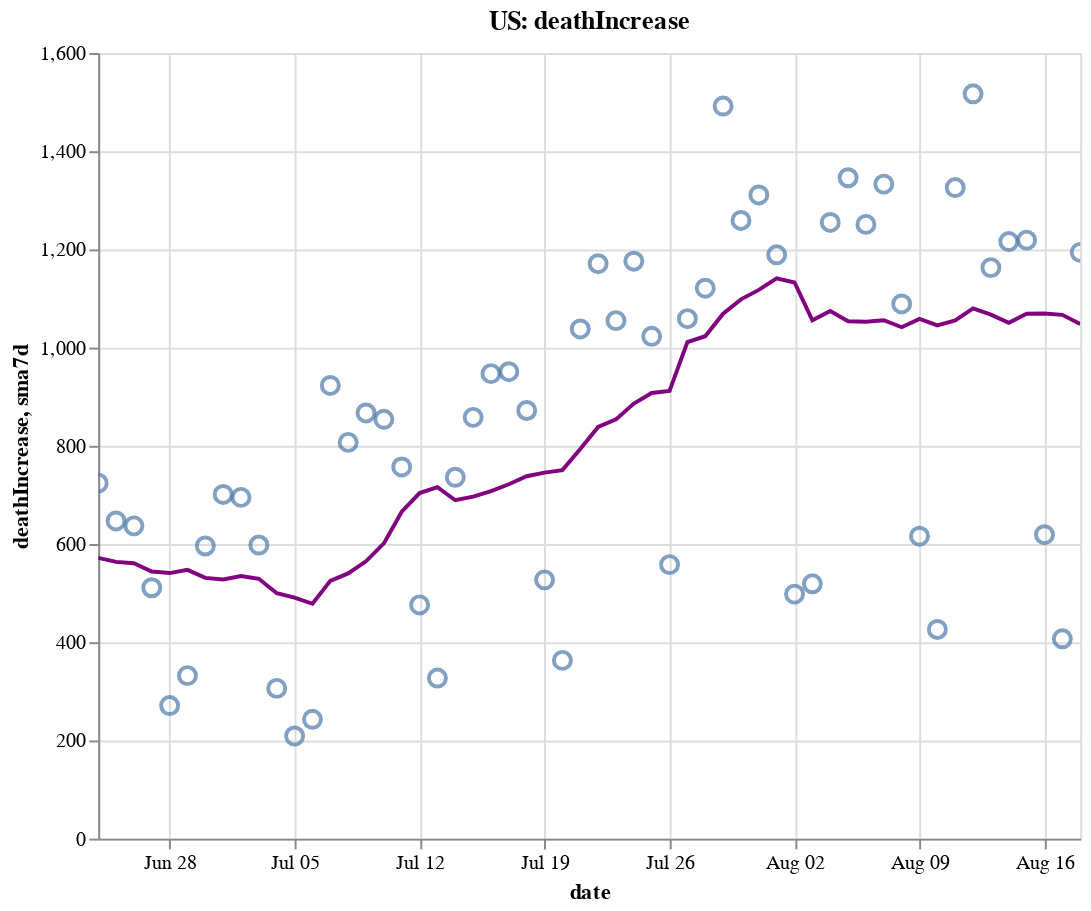

The cell this chart's notebook holds for it:
### Code cell
create_plot(us, 'deathIncrease')

### Figure 1 — Vega-Lite specification as saved in the notebook (floating-point values rounded to 4 significant figures)
{"config": {"view": {"continuousWidth": 400, "continuousHeight": 300}}, "layer": [{"layer": [{"mark": {"type": "point", "size": 75}, "encoding": {"tooltip": [{"type": "temporal", "field": "date"}, {"type": "quantitative", "field": "deathIncrease"}, {"type": "quantitative", "field": "sma7d"}], "x": {"type": "temporal", "field": "date"}, "y": {"type": "quantitative", "field": "deathIncrease"}}, "selection": {"selector006": {"type": "interval", "bind": "scales", "encodings": ["x", "y"]}}}, {"mark": {"type": "line", "color": "purple"}, "encoding": {"x": {"type": "temporal", "field": "date"}, "y": {"type": "quantitative", "field": "sma7d"}}}]}, {"mark": {"type": "rule", "color": "#aaa"}, "encoding": {"x": {"type": "temporal", "field": "date"}}, "transform": [{"filter": {"selection": "selector005"}}]}, {"mark": "circle", "encoding": {"opacity": {"condition": {"value": 1, "selection": "selector005"}, "value": 0}, "tooltip": [{"type": "temporal", "field": "date"}, {"type": "quantitative", "field": "deathIncrease"}, {"type": "quantitative", "field": "sma7d"}], "x": {"type": "temporal", "field": "date"}, "y": {"type": "quantitative", "field": "deathIncrease"}}, "selection": {"selector005": {"type": "single", "encodings": ["x"], "on": "mouseover", "nearest": true, "empty": "none"}}}, {"mark": {"type": "text", "align": "left", "dx": 5, "dy": -5, "stroke": "white", "strokeWidth": 2}, "encoding": {"text": {"type": "quantitative", "field": "deathIncrease"}, "tooltip": [{"type": "temporal", "field": "date"}, {"type": "quantitative", "field": "deathIncrease"}, {"type": "quantitative", "field": "sma7d"}], "x": {"type": "temporal", "field": "date"}, "y": {"type": "quantitative", "field": "deathIncrease"}}, "transform": [{"filter": {"selection": "selector005"}}]}, {"mark": {"type": "text", "align": "left", "dx": 5, "dy": -5}, "encoding": {"text": {"type": "quantitative", "field": "deathIncrease"}, "tooltip": [{"type": "temporal", "field": "date"}, {"type": "quantitative", "field": "deathIncrease"}, {"type": "quantitative", "field": "sma7d"}], "x": {"type": "temporal", "field": "date"}, "y": {"type": "quantitative", "field": "deathIncrease"}}, "transform": [{"filter": {"selection": "selector005"}}]}], "data": {"name": "data-bd554c6699e9f904a0356045eaa73fc4"}, "height": 400, "title": "US: deathIncrease", "width": 500, "$schema": "https://vega.github.io/schema/vega-lite/v4.8.1.json", "datasets": {"data-bd554c6699e9f904a0356045eaa73fc4": [{"date": "2020-06-24T00:00:00", "totalTestResultsIncrease": 522800.0, "positiveIncrease": 38680.0, "death": 117100.0, "deathIncrease": 724.0, "positiveRate": 0.074, "state": "US", "sma7d": 571.9}, {"date": "2020-06-25T00:00:00", "totalTestResultsIncrease": 640400.0, "positiveIncrease": 39070.0, "death": 117800.0, "deathIncrease": 647.0, "positiveRate": 0.061, "state": "US", "sma7d": 563.6}, {"date": "2020-06-26T00:00:00", "totalTestResultsIncrease": 610100.0, "positiveIncrease": 44420.0, "death": 118400.0, "deathIncrease": 637.0, "positiveRate": 0.073, "state": "US", "sma7d": 561.0}, {"date": "2020-06-27T00:00:00", "totalTestResultsIncrease": 602900.0, "positiveIncrease": 43780.0, "death": 118900.0, "deathIncrease": 511.0, "positiveRate": 0.073, "state": "US", "sma7d": 544.1}, {"date": "2020-06-28T00:00:00", "totalTestResultsIncrease": 589000.0, "positiveIncrease": 41860.0, "death": 119200.0, "deathIncrease": 271.0, "positiveRate": 0.071, "state": "US", "sma7d": 540.9}, {"date": "2020-06-29T00:00:00", "totalTestResultsIncrease": 648800.0, "positiveIncrease": 39180.0, "death": 119500.0, "deathIncrease": 332.0, "positiveRate": 0.06, "state": "US", "sma7d": 547.4}, {"date": "2020-06-30T00:00:00", "totalTestResultsIncrease": 628000.0, "positiveIncrease": 47460.0, "death": 120100.0, "deathIncrease": 596.0, "positiveRate": 0.076, "state": "US", "sma7d": 531.1}, {"date": "2020-07-01T00:00:00", "totalTestResultsIncrease": 635500.0, "positiveIncrease": 50670.0, "death": 120800.0, "deathIncrease": 701.0, "positiveRate": 0.08, "state": "US", "sma7d": 527.9}, {"date": "2020-07-02T00:00:00", "totalTestResultsIncrease": 666800.0, "positiveIncrease": 53830.0, "death": 121500.0, "deathIncrease": 695.0, "positiveRate": 0.081, "state": "US", "sma7d": 534.7}, {"date": "2020-07-03T00:00:00", "totalTestResultsIncrease": 714800.0, "positiveIncrease": 54220.0, "death": 122100.0, "deathIncrease": 598.0, "positiveRate": 0.076, "state": "US", "sma7d": 529.1}, {"date": "2020-07-04T00:00:00", "totalTestResultsIncrease": 645700.0, "positiveIncrease": 54730.0, "death": 122400.0, "deathIncrease": 306.0, "positiveRate": 0.085, "state": "US", "sma7d": 499.9}, {"date": "2020-07-05T00:00:00", "totalTestResultsIncrease": 684200.0, "positiveIncrease": 45790.0, "death": 122600.0, "deathIncrease": 209.0, "positiveRate": 0.067, "state": "US", "sma7d": 491.0}, {"date": "2020-07-06T00:00:00", "totalTestResultsIncrease": 504400.0, "positiveIncrease": 41600.0, "death": 122900.0, "deathIncrease": 243.0, "positiveRate": 0.082, "state": "US", "sma7d": 478.3}, {"date": "2020-07-07T00:00:00", "totalTestResultsIncrease": 637700.0, "positiveIncrease": 51770.0, "death": 123800.0, "deathIncrease": 923.0, "positiveRate": 0.081, "state": "US", "sma7d": 525.0}, {"date": "2020-07-08T00:00:00", "totalTestResultsIncrease": 634400.0, "positiveIncrease": 62150.0, "death": 124600.0, "deathIncrease": 807.0, "positiveRate": 0.098, "state": "US", "sma7d": 540.1}, {"date": "2020-07-09T00:00:00", "totalTestResultsIncrease": 706200.0, "positiveIncrease": 58840.0, "death": 125500.0, "deathIncrease": 867.0, "positiveRate": 0.083, "state": "US", "sma7d": 564.7}, {"date": "2020-07-10T00:00:00", "totalTestResultsIncrease": 815900.0, "positiveIncrease": 66640.0, "death": 126300.0, "deathIncrease": 854.0, "positiveRate": 0.082, "state": "US", "sma7d": 601.3}, {"date": "2020-07-11T00:00:00", "totalTestResultsIncrease": 705600.0, "positiveIncrease": 63010.0, "death": 127100.0, "deathIncrease": 757.0, "positiveRate": 0.089, "state": "US", "sma7d": 665.7}, {"date": "2020-07-12T00:00:00", "totalTestResultsIncrease": 764100.0, "positiveIncrease": 60980.0, "death": 127600.0, "deathIncrease": 476.0, "positiveRate": 0.08, "state": "US", "sma7d": 703.9}, {"date": "2020-07-13T00:00:00", "totalTestResultsIncrease": 690900.0, "positiveIncrease": 58460.0, "death": 127900.0, "deathIncrease": 327.0, "positiveRate": 0.085, "state": "US", "sma7d": 715.9}, {"date": "2020-07-14T00:00:00", "totalTestResultsIncrease": 774400.0, "positiveIncrease": 62880.0, "death": 128600.0, "deathIncrease": 736.0, "positiveRate": 0.081, "state": "US", "sma7d": 689.1}, {"date": "2020-07-15T00:00:00", "totalTestResultsIncrease": 766400.0, "positiveIncrease": 65380.0, "death": 129500.0, "deathIncrease": 858.0, "positiveRate": 0.085, "state": "US", "sma7d": 696.4}, {"date": "2020-07-16T00:00:00", "totalTestResultsIncrease": 832700.0, "positiveIncrease": 70950.0, "death": 130400.0, "deathIncrease": 947.0, "positiveRate": 0.085, "state": "US", "sma7d": 707.9}, {"date": "2020-07-17T00:00:00", "totalTestResultsIncrease": 842200.0, "positiveIncrease": 77230.0, "death": 131400.0, "deathIncrease": 951.0, "positiveRate": 0.092, "state": "US", "sma7d": 721.7}, {"date": "2020-07-18T00:00:00", "totalTestResultsIncrease": 768400.0, "positiveIncrease": 65180.0, "death": 132300.0, "deathIncrease": 872.0, "positiveRate": 0.085, "state": "US", "sma7d": 738.1}, {"date": "2020-07-19T00:00:00", "totalTestResultsIncrease": 805600.0, "positiveIncrease": 64880.0, "death": 132800.0, "deathIncrease": 527.0, "positiveRate": 0.081, "state": "US", "sma7d": 745.4}, {"date": "2020-07-20T00:00:00", "totalTestResultsIncrease": 712300.0, "positiveIncrease": 56970.0, "death": 133100.0, "deathIncrease": 363.0, "positiveRate": 0.08, "state": "US", "sma7d": 750.6}, {"date": "2020-07-21T00:00:00", "totalTestResultsIncrease": 754800.0, "positiveIncrease": 63640.0, "death": 134200.0, "deathIncrease": 1038.0, "positiveRate": 0.084, "state": "US", "sma7d": 793.7}, {"date": "2020-07-22T00:00:00", "totalTestResultsIncrease": 800700.0, "positiveIncrease": 69150.0, "death": 135400.0, "deathIncrease": 1171.0, "positiveRate": 0.086, "state": "US", "sma7d": 838.4}, {"date": "2020-07-23T00:00:00", "totalTestResultsIncrease": 845400.0, "positiveIncrease": 71350.0, "death": 136400.0, "deathIncrease": 1055.0, "positiveRate": 0.084, "state": "US", "sma7d": 853.9}, {"date": "2020-07-24T00:00:00", "totalTestResultsIncrease": 934100.0, "positiveIncrease": 75200.0, "death": 137600.0, "deathIncrease": 1176.0, "positiveRate": 0.081, "state": "US", "sma7d": 886.0}, {"date": "2020-07-25T00:00:00", "totalTestResultsIncrease": 794700.0, "positiveIncrease": 65080.0, "death": 138600.0, "deathIncrease": 1023.0, "positiveRate": 0.082, "state": "US", "sma7d": 907.6}, {"date": "2020-07-26T00:00:00", "totalTestResultsIncrease": 865800.0, "positiveIncrease": 61710.0, "death": 139200.0, "deathIncrease": 558.0, "positiveRate": 0.071, "state": "US", "sma7d": 912.0}, {"date": "2020-07-27T00:00:00", "totalTestResultsIncrease": 761100.0, "positiveIncrease": 55130.0, "death": 140200.0, "deathIncrease": 1059.0, "positiveRate": 0.072, "state": "US", "sma7d": 1011.0}, {"date": "2020-07-28T00:00:00", "totalTestResultsIncrease": 735900.0, "positiveIncrease": 56230.0, "death": 141300.0, "deathIncrease": 1121.0, "positiveRate": 0.076, "state": "US", "sma7d": 1023.0}, {"date": "2020-07-29T00:00:00", "totalTestResultsIncrease": 861100.0, "positiveIncrease": 66970.0, "death": 142800.0, "deathIncrease": 1492.0, "positiveRate": 0.078, "state": "US", "sma7d": 1069.0}, {"date": "2020-07-30T00:00:00", "totalTestResultsIncrease": 813100.0, "positiveIncrease": 69470.0, "death": 144100.0, "deathIncrease": 1259.0, "positiveRate": 0.085, "state": "US", "sma7d": 1098.0}, {"date": "2020-07-31T00:00:00", "totalTestResultsIncrease": 732400.0, "positiveIncrease": 67760.0, "death": 145400.0, "deathIncrease": 1311.0, "positiveRate": 0.093, "state": "US", "sma7d": 1118.0}, {"date": "2020-08-01T00:00:00", "totalTestResultsIncrease": 736700.0, "positiveIncrease": 60690.0, "death": 146600.0, "deathIncrease": 1189.0, "positiveRate": 0.082, "state": "US", "sma7d": 1141.0}, {"date": "2020-08-02T00:00:00", "totalTestResultsIncrease": 722600.0, "positiveIncrease": 48270.0, "death": 147100.0, "deathIncrease": 498.0, "positiveRate": 0.067, "state": "US", "sma7d": 1133.0}, {"date": "2020-08-03T00:00:00", "totalTestResultsIncrease": 734300.0, "positiveIncrease": 49560.0, "death": 147600.0, "deathIncrease": 519.0, "positiveRate": 0.067, "state": "US", "sma7d": 1056.0}, {"date": "2020-08-04T00:00:00", "totalTestResultsIncrease": 701200.0, "positiveIncrease": 51570.0, "death": 148900.0, "deathIncrease": 1255.0, "positiveRate": 0.074, "state": "US", "sma7d": 1075.0}, {"date": "2020-08-05T00:00:00", "totalTestResultsIncrease": 685200.0, "positiveIncrease": 52260.0, "death": 150200.0, "deathIncrease": 1346.0, "positiveRate": 0.076, "state": "US", "sma7d": 1054.0}, {"date": "2020-08-06T00:00:00", "totalTestResultsIncrease": 752700.0, "positiveIncrease": 54180.0, "death": 151500.0, "deathIncrease": 1251.0, "positiveRate": 0.072, "state": "US", "sma7d": 1053.0}, {"date": "2020-08-07T00:00:00", "totalTestResultsIncrease": 771200.0, "positiveIncrease": 61520.0, "death": 152800.0, "deathIncrease": 1333.0, "positiveRate": 0.08, "state": "US", "sma7d": 1056.0}, {"date": "2020-08-08T00:00:00", "totalTestResultsIncrease": 674700.0, "positiveIncrease": 54090.0, "death": 153900.0, "deathIncrease": 1089.0, "positiveRate": 0.08, "state": "US", "sma7d": 1042.0}, {"date": "2020-08-09T00:00:00", "totalTestResultsIncrease": 720000.0, "positiveIncrease": 51320.0, "death": 154500.0, "deathIncrease": 616.0, "positiveRate": 0.071, "state": "US", "sma7d": 1058.0}, {"date": "2020-08-10T00:00:00", "totalTestResultsIncrease": 722500.0, "positiveIncrease": 41810.0, "death": 154900.0, "deathIncrease": 426.0, "positiveRate": 0.058, "state": "US", "sma7d": 1045.0}, {"date": "2020-08-11T00:00:00", "totalTestResultsIncrease": 744600.0, "positiveIncrease": 55590.0, "death": 156300.0, "deathIncrease": 1326.0, "positiveRate": 0.075, "state": "US", "sma7d": 1055.0}, {"date": "2020-08-12T00:00:00", "totalTestResultsIncrease": 484100.0, "positiveIncrease": 56040.0, "death": 157800.0, "deathIncrease": 1517.0, "positiveRate": 0.116, "state": "US", "sma7d": 1080.0}, {"date": "2020-08-13T00:00:00", "totalTestResultsIncrease": 885700.0, "positiveIncrease": 51700.0, "death": 158900.0, "deathIncrease": 1163.0, "positiveRate": 0.058, "state": "US", "sma7d": 1067.0}, {"date": "2020-08-14T00:00:00", "totalTestResultsIncrease": 848500.0, "positiveIncrease": 55650.0, "death": 160200.0, "deathIncrease": 1216.0, "positiveRate": 0.066, "state": "US", "sma7d": 1050.0}, {"date": "2020-08-15T00:00:00", "totalTestResultsIncrease": 748600.0, "positiveIncrease": 56600.0, "death": 161400.0, "deathIncrease": 1219.0, "positiveRate": 0.076, "state": "US", "sma7d": 1069.0}, {"date": "2020-08-16T00:00:00", "totalTestResultsIncrease": 786200.0, "positiveIncrease": 43080.0, "death": 162000.0, "deathIncrease": 619.0, "positiveRate": 0.055, "state": "US", "sma7d": 1069.0}, {"date": "2020-08-17T00:00:00", "totalTestResultsIncrease": 654400.0, "positiveIncrease": 37820.0, "death": 162400.0, "deathIncrease": 407.0, "positiveRate": 0.058, "state": "US", "sma7d": 1067.0}, {"date": "2020-08-18T00:00:00", "totalTestResultsIncrease": 644400.0, "positiveIncrease": 40390.0, "death": 163600.0, "deathIncrease": 1194.0, "positiveRate": 0.063, "state": "US", "sma7d": 1048.0}]}}
